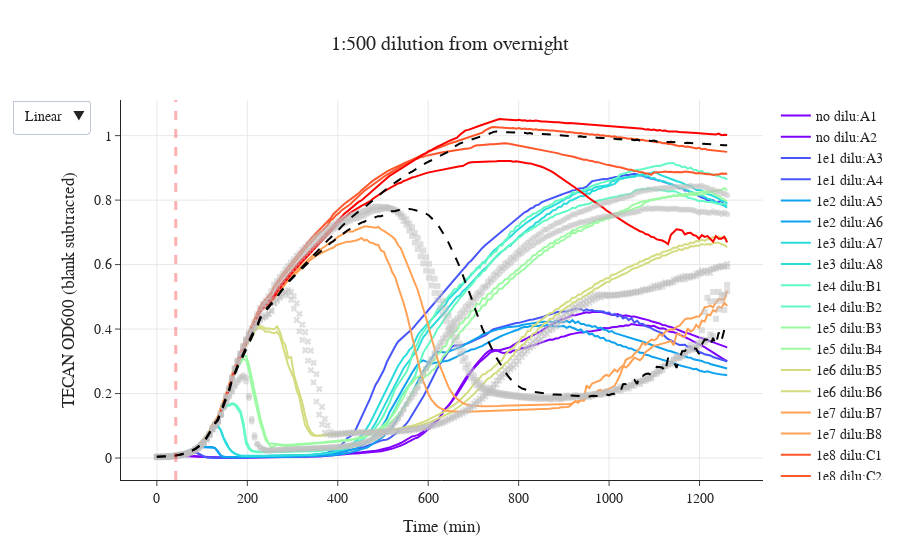

Notebook source saved alongside this figure:
### Code cell
xdata = df.to_numpy()[0]/60;

labels = list(my_dict.keys())

fig = go.Figure()
k = 0;
for label_ in labels:
    for j in my_dict[label_]:
        fig.add_trace(go.Scatter(
        x=xdata,
        y=df.loc[j].to_numpy()-ymean,
        mode='lines', # Style name/legend entry with html tags
        name=label_+':'+j,
        line=dict(color=colors_hex[k]),# override default to connect the gaps
        ))
    k =k+1;

for spl in ['D1','D2']:
    fig.add_trace(go.Scatter(
            x=xdata,
            y=df.loc[spl].to_numpy()-ymean,
            mode='markers', # Style name/legend entry with html tags
            name='splA:'+spl,
            marker_color='rgba(192, 192, 192, 0.5)',
            marker_symbol='circle',
        ))    
    
for spl in ['D3','D4']:
    fig.add_trace(go.Scatter(
            x=xdata,
            y=df.loc[spl].to_numpy()-ymean,
            mode='markers', # Style name/legend entry with html tags
            name='splB:'+spl,
            marker_color='rgba(192, 192, 192, 0.5)',
            marker_symbol='x',
        ))    
    
for spl in ['D5','D6']:
    fig.add_trace(go.Scatter(
            x=xdata,
            y=df.loc[spl].to_numpy()-ymean,
            mode='markers', # Style name/legend entry with html tags
            name='splC:'+spl,
            marker_color='rgba(192, 192, 192, 0.5)',
            marker_symbol='square',
        ))   
    
for uninf in ['C5','C6']:
    fig.add_trace(go.Scatter(
            x=xdata,
            y=df.loc[uninf].to_numpy()-ymean,
            mode='lines', # Style name/legend entry with html tags
            name='uninf:'+uninf,
            line=dict(color='black',dash='dash'),# override default to connect the gaps
        ))

fig.add_vline(x=xdata[6], line_width=3, line_dash="dash", line_color="red")    

fig.update_layout(xaxis_title='Time (min)',\
                  yaxis_title='TECAN OD600 (blank subtracted)',\
                  updatemenus=[dict(\
                       buttons=[\
                                dict(label="Linear",  method="relayout", args=[{"yaxis.type": "linear"}]),\
                                dict(label="Log", method="relayout", args=[{"yaxis.type": "log"}]),\
                               ])])
fig.update_xaxes(showgrid=True)
fig.update_yaxes(showgrid=True)
fig.update_layout(title_text='1:500 dilution from overnight', title_x=0.5)
fig.layout.font.family = 'Arial'; fig.layout.font.size = 14

fig.show()
#fig.write_html("../data_240201/03_OD_nonblank_P1.html")

### Figure 1 — Plotly figure (JSON) as saved in the notebook; plotly's stock layout.template omitted (floating-point values rounded to 4 significant figures; data arrays with more than 128 entries replaced by an {"elided": "..."} marker saying what was removed)
{"data": [{"line": {"color": "#7f00ff"}, "mode": "lines", "name": "no dilu:A1", "type": "scatter", "x": {"elided": "203 float values"}, "y": {"elided": "203 float values"}}, {"line": {"color": "#7f00ff"}, "mode": "lines", "name": "no dilu:A2", "type": "scatter", "x": {"elided": "203 float values"}, "y": {"elided": "203 float values"}}, {"line": {"color": "#4756fb"}, "mode": "lines", "name": "1e1 dilu:A3", "type": "scatter", "x": {"elided": "203 float values"}, "y": {"elided": "203 float values"}}, {"line": {"color": "#4756fb"}, "mode": "lines", "name": "1e1 dilu:A4", "type": "scatter", "x": {"elided": "203 float values"}, "y": {"elided": "203 float values"}}, {"line": {"color": "#0fa2ef"}, "mode": "lines", "name": "1e2 dilu:A5", "type": "scatter", "x": {"elided": "203 float values"}, "y": {"elided": "203 float values"}}, {"line": {"color": "#0fa2ef"}, "mode": "lines", "name": "1e2 dilu:A6", "type": "scatter", "x": {"elided": "203 float values"}, "y": {"elided": "203 float values"}}, {"line": {"color": "#2adcdc"}, "mode": "lines", "name": "1e3 dilu:A7", "type": "scatter", "x": {"elided": "203 float values"}, "y": {"elided": "203 float values"}}, {"line": {"color": "#2adcdc"}, "mode": "lines", "name": "1e3 dilu:A8", "type": "scatter", "x": {"elided": "203 float values"}, "y": {"elided": "203 float values"}}, {"line": {"color": "#62fac3"}, "mode": "lines", "name": "1e4 dilu:B1", "type": "scatter", "x": {"elided": "203 float values"}, "y": {"elided": "203 float values"}}, {"line": {"color": "#62fac3"}, "mode": "lines", "name": "1e4 dilu:B2", "type": "scatter", "x": {"elided": "203 float values"}, "y": {"elided": "203 float values"}}, {"line": {"color": "#9cfaa3"}, "mode": "lines", "name": "1e5 dilu:B3", "type": "scatter", "x": {"elided": "203 float values"}, "y": {"elided": "203 float values"}}, {"line": {"color": "#9cfaa3"}, "mode": "lines", "name": "1e5 dilu:B4", "type": "scatter", "x": {"elided": "203 float values"}, "y": {"elided": "203 float values"}}, {"line": {"color": "#d4dc7f"}, "mode": "lines", "name": "1e6 dilu:B5", "type": "scatter", "x": {"elided": "203 float values"}, "y": {"elided": "203 float values"}}, {"line": {"color": "#d4dc7f"}, "mode": "lines", "name": "1e6 dilu:B6", "type": "scatter", "x": {"elided": "203 float values"}, "y": {"elided": "203 float values"}}, {"line": {"color": "#ffa256"}, "mode": "lines", "name": "1e7 dilu:B7", "type": "scatter", "x": {"elided": "203 float values"}, "y": {"elided": "203 float values"}}, {"line": {"color": "#ffa256"}, "mode": "lines", "name": "1e7 dilu:B8", "type": "scatter", "x": {"elided": "203 float values"}, "y": {"elided": "203 float values"}}, {"line": {"color": "#ff562b"}, "mode": "lines", "name": "1e8 dilu:C1", "type": "scatter", "x": {"elided": "203 float values"}, "y": {"elided": "203 float values"}}, {"line": {"color": "#ff562b"}, "mode": "lines", "name": "1e8 dilu:C2", "type": "scatter", "x": {"elided": "203 float values"}, "y": {"elided": "203 float values"}}, {"line": {"color": "#ff0000"}, "mode": "lines", "name": "1e9 dilu:C3", "type": "scatter", "x": {"elided": "203 float values"}, "y": {"elided": "203 float values"}}, {"line": {"color": "#ff0000"}, "mode": "lines", "name": "1e9 dilu:C4", "type": "scatter", "x": {"elided": "203 float values"}, "y": {"elided": "203 float values"}}, {"marker": {"color": "rgba(192, 192, 192, 0.5)", "symbol": "circle"}, "mode": "markers", "name": "splA:D1", "type": "scatter", "x": {"elided": "203 float values"}, "y": {"elided": "203 float values"}}, {"marker": {"color": "rgba(192, 192, 192, 0.5)", "symbol": "circle"}, "mode": "markers", "name": "splA:D2", "type": "scatter", "x": {"elided": "203 float values"}, "y": {"elided": "203 float values"}}, {"marker": {"color": "rgba(192, 192, 192, 0.5)", "symbol": "x"}, "mode": "markers", "name": "splB:D3", "type": "scatter", "x": {"elided": "203 float values"}, "y": {"elided": "203 float values"}}, {"marker": {"color": "rgba(192, 192, 192, 0.5)", "symbol": "x"}, "mode": "markers", "name": "splB:D4", "type": "scatter", "x": {"elided": "203 float values"}, "y": {"elided": "203 float values"}}, {"marker": {"color": "rgba(192, 192, 192, 0.5)", "symbol": "square"}, "mode": "markers", "name": "splC:D5", "type": "scatter", "x": {"elided": "203 float values"}, "y": {"elided": "203 float values"}}, {"marker": {"color": "rgba(192, 192, 192, 0.5)", "symbol": "square"}, "mode": "markers", "name": "splC:D6", "type": "scatter", "x": {"elided": "203 float values"}, "y": {"elided": "203 float values"}}, {"line": {"color": "black", "dash": "dash"}, "mode": "lines", "name": "uninf:C5", "type": "scatter", "x": {"elided": "203 float values"}, "y": {"elided": "203 float values"}}, {"line": {"color": "black", "dash": "dash"}, "mode": "lines", "name": "uninf:C6", "type": "scatter", "x": {"elided": "203 float values"}, "y": {"elided": "203 float values"}}], "layout": {"font": {"family": "Arial", "size": 14}, "shapes": [{"line": {"color": "red", "dash": "dash", "width": 3}, "type": "line", "x0": 41.8, "x1": 41.8, "xref": "x", "y0": 0, "y1": 1, "yref": "y domain"}], "title": {"text": "1:500 dilution from overnight", "x": 0.5}, "updatemenus": [{"buttons": [{"args": [{"yaxis.type": "linear"}], "label": "Linear", "method": "relayout"}, {"args": [{"yaxis.type": "log"}], "label": "Log", "method": "relayout"}]}], "xaxis": {"showgrid": true, "title": {"text": "Time (min)"}}, "yaxis": {"showgrid": true, "title": {"text": "TECAN OD600 (blank subtracted)"}}}}
